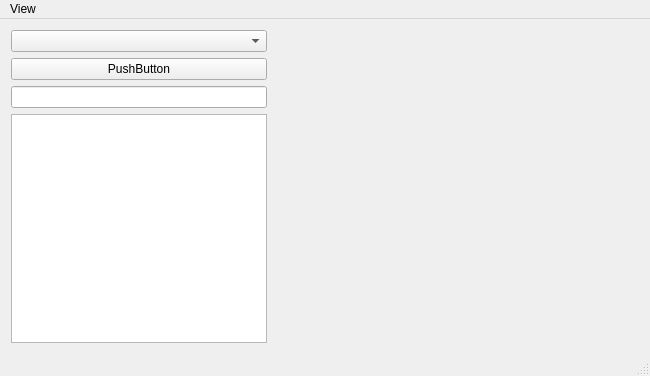
<?xml version="1.0" encoding="UTF-8"?>
<ui version="4.0">
 <class>MainWindow</class>
 <widget class="QMainWindow" name="MainWindow">
  <property name="geometry">
   <rect>
    <x>0</x>
    <y>0</y>
    <width>650</width>
    <height>376</height>
   </rect>
  </property>
  <property name="windowTitle">
   <string>MainWindow</string>
  </property>
  <widget class="QWidget" name="centralWidget">
   <layout class="QHBoxLayout" name="horizontalLayout">
    <item>
     <layout class="QVBoxLayout" name="verticalLayout">
      <item>
       <widget class="QComboBox" name="comboBox"/>
      </item>
      <item>
       <widget class="QPushButton" name="pushButton">
        <property name="text">
         <string>PushButton</string>
        </property>
       </widget>
      </item>
      <item>
       <widget class="QLineEdit" name="lineEdit">
        <property name="sizePolicy">
         <sizepolicy hsizetype="Preferred" vsizetype="Fixed">
          <horstretch>0</horstretch>
          <verstretch>0</verstretch>
         </sizepolicy>
        </property>
       </widget>
      </item>
      <item>
       <widget class="QPlainTextEdit" name="plainTextEdit">
        <property name="sizePolicy">
         <sizepolicy hsizetype="Preferred" vsizetype="Expanding">
          <horstretch>0</horstretch>
          <verstretch>0</verstretch>
         </sizepolicy>
        </property>
       </widget>
      </item>
     </layout>
    </item>
    <item>
     <widget class="QWidget" name="dockContainer" native="true">
      <property name="sizePolicy">
       <sizepolicy hsizetype="Expanding" vsizetype="Preferred">
        <horstretch>0</horstretch>
        <verstretch>0</verstretch>
       </sizepolicy>
      </property>
     </widget>
    </item>
   </layout>
  </widget>
  <widget class="QMenuBar" name="menuBar">
   <property name="geometry">
    <rect>
     <x>0</x>
     <y>0</y>
     <width>650</width>
     <height>21</height>
    </rect>
   </property>
   <widget class="QMenu" name="menuView">
    <property name="title">
     <string>View</string>
    </property>
   </widget>
   <addaction name="menuView"/>
  </widget>
  <widget class="QStatusBar" name="statusBar"/>
 </widget>
 <layoutdefault spacing="6" margin="11"/>
 <resources/>
 <connections/>
</ui>
